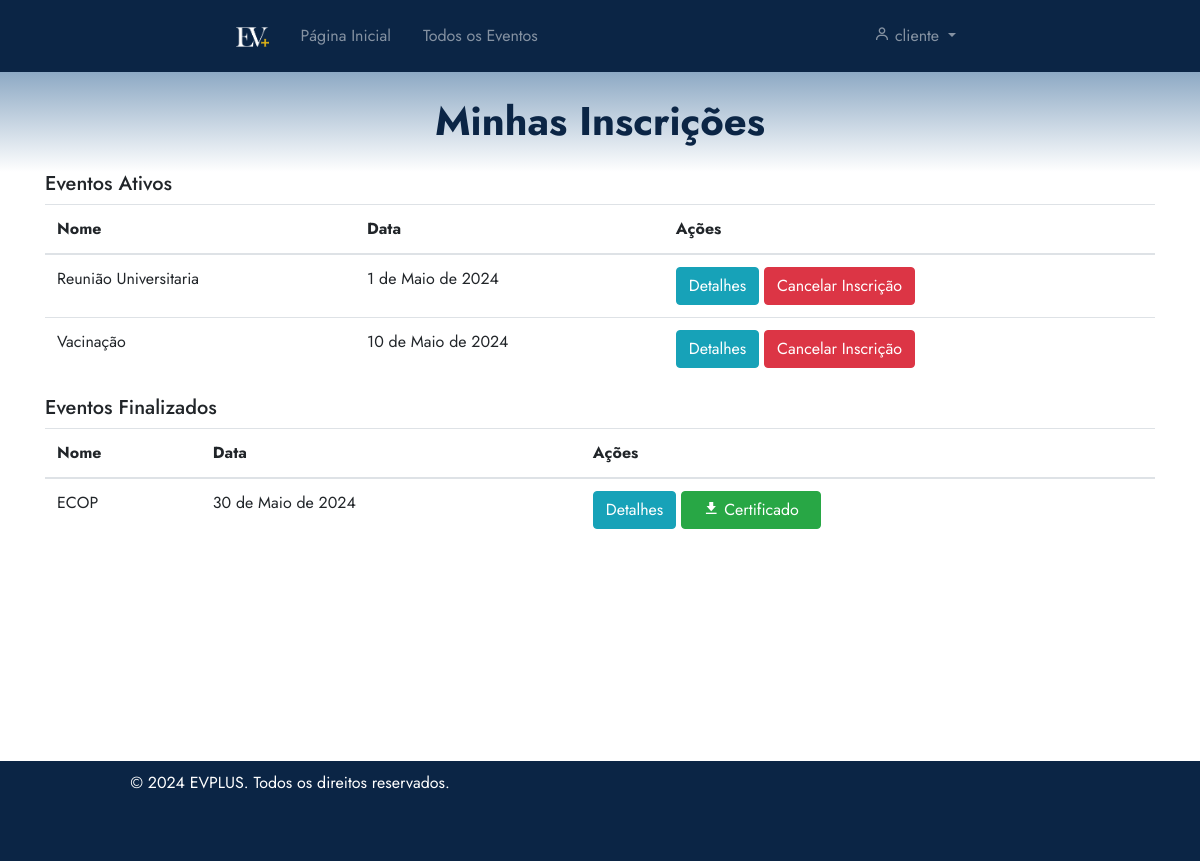
The page /eventos/minhasinscricoes/ (signed in) on the database as committed earlier.
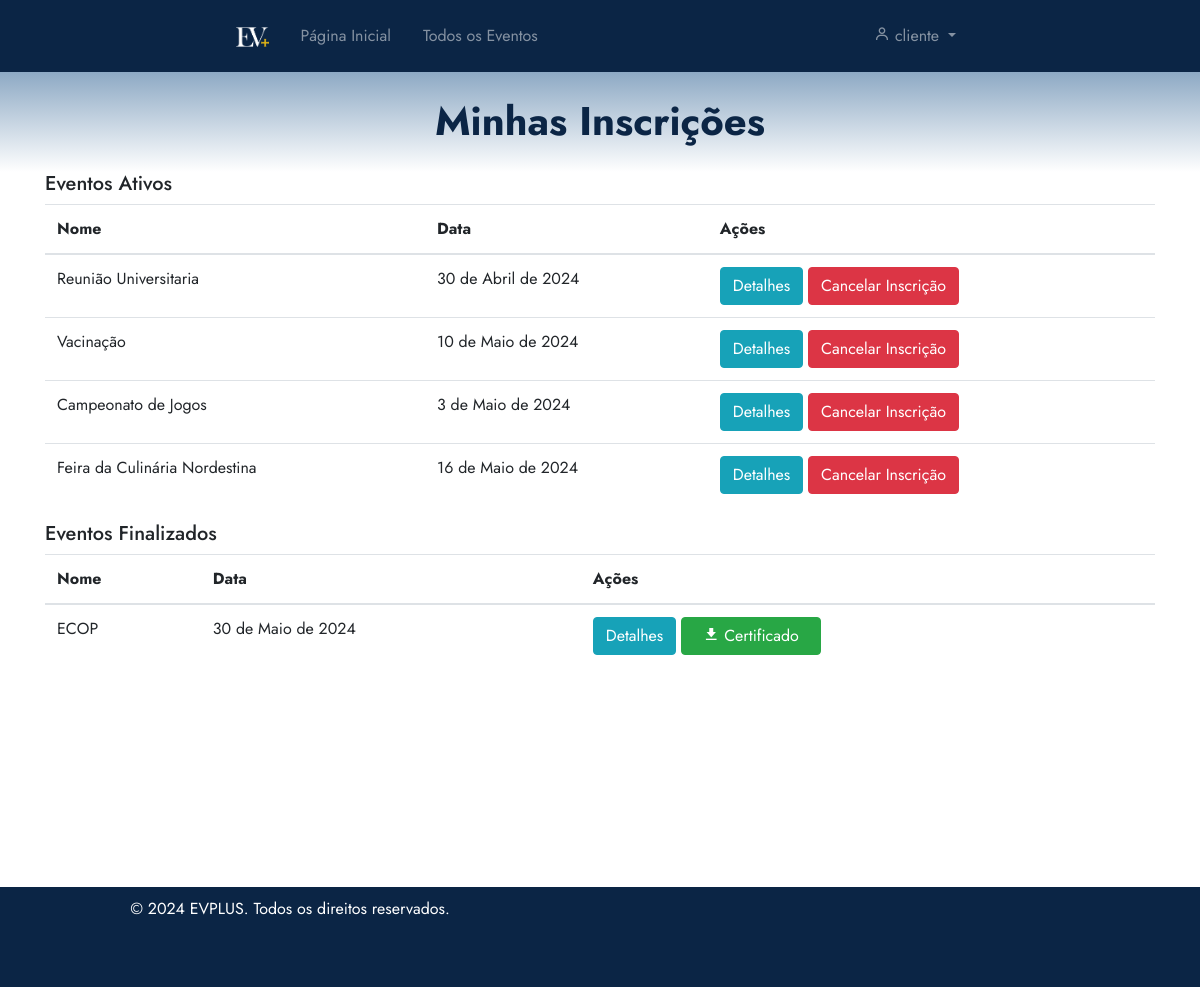
The same page on the database as committed later.
### eventos/models.py (models this page shows, shortened)
class Evento(models.Model):
    user = models.ForeignKey(User, on_delete=models.CASCADE)
    clients = models.ManyToManyField(User, through='Inscricao', related_name='eventos')
    name = models.CharField(max_length=100)
    description = models.TextField()
    local = models.CharField(max_length=100)
    date = models.DateField()
    time = models.TimeField()
    category = models.CharField(max_length=100)
    banner = models.ImageField(null=True, blank=True, upload_to='banners/')
    limite_inscricoes = models.PositiveIntegerField(null=True, blank=True, verbose_name="Limite de Inscrições")
    finalizado = models.BooleanField(default=False)
    certificados = models.ManyToManyField(User, through='Certificado', related_name='eventos_certificados')
    avaliacoes = models.ManyToManyField(User, through='Avaliacao', related_name='eventos_avaliados')

### eventos/views.py (the view)
# urls.py: path('minhasinscricoes/', views.listarEventosInscritos, name='minhasinscricoes'),
@login_required
def listarEventosInscritos(request):
    eventos = Evento.objects.filter(clients=request.user, finalizado=False)
    finalizarEvento = Evento.objects.filter(clients=request.user, finalizado=True)
    eventos_e_certificados = {}
    for evento in finalizarEvento:
        certificados = Certificado.objects.filter(evento=evento, participante=request.user)
        eventos_e_certificados[evento] = certificados
    return render(request, 'minhasInscricoes.html', {'eventos': eventos, 'finalizarEvento': finalizarEvento, 'eventos_e_certificados': eventos_e_certificados})

### eventos/templates/minhasInscricoes.html (shortened to what this page needs)
{% extends 'base.html' %}
{% load static %}
{% block 'head' %}
    <link rel="stylesheet" href="{% static 'eventos/css/meuseventos.css' %}">
    <link rel="stylesheet" href="https://maxcdn.bootstrapcdn.com/bootstrap/4.5.2/css/bootstrap.min.css">
{% endblock %}
{% block 'dashboard' %}
    <div class="container">
        <div class="row">
            <div class="col-md-12">
                <h5>Eventos Ativos</h5>
                <table class="table">
                    <thead>
                        <tr>
                            <th>Nome</th>
                            <th>Data</th>
                            <th>Ações</th>
                        </tr>
                    </thead>
                    <tbody>
                        {% for evento in eventos %}
                            <tr>
                                <td>{{ evento.name }}</td>
                                <td>{{ evento.date }}</td>
                                <td>
                                    <a href="{% url 'eventos:detalhes_evento' evento.id %}" class="btn btn-info">Detalhes</a>
                                    {% if perms.eventos.view_evento %}
                                        {% if request.user not in evento.clients.all %}
                                            <a href="{% url 'eventos:inscricao_evento' evento.id %}" class="btn btn-success">Inscrever-se</a>
                                        {% else %}
                                            <a href="#" onclick="confirmarCancelar('{{ evento.id }}')" class="btn btn-danger">Cancelar Inscrição</a>
                                        {% endif %}
                                    {% endif %}
                                </td>
                            </tr>
                        {% endfor %}
                    </tbody>
                </table>
                <h5>Eventos Finalizados</h5>
                <table class="table" style="margin-bottom: 200px;">
                    <thead>
                        <tr>
                            <th>Nome</th>
                            <th>Data</th>
                            <th>Ações</th>
                        </tr>
                    </thead>
                    <tbody>
                        {% for evento, certificados in eventos_e_certificados.items %}
                        <tr>
                            <td>{{ evento.name }}</td>
                            <td>{{ evento.date }}</td>
                            <td>
                                <a href="{% url 'eventos:detalhes_evento' evento.id %}" class="btn btn-info">Detalhes</a>
                                {% if certificados %}
                                <a href="{% url 'eventos:download_certificado' evento.id %}" class="btn btn-success">
                                    <i class="bx bxs-download"></i> Certificado
                                </a>
                                {% endif %}
                            </td>
                        </tr>
                    {% endfor %}
                    </tbody>
                </table>
            </div>
        </div>
    </div>
{% endblock %}

Rows that differ between the two databases and show on the page:
changed Evento "Reunião Universitaria": date "1 de Maio de 2024" → "30 de Abril de 2024"
now on this page (row unchanged): Evento: name "Campeonato de Jogos", date "3 de Maio de 2024", shown under "Eventos Ativos"
now on this page (row unchanged): Evento: name "Feira da Culinária Nordestina", date "16 de Maio de 2024", shown under "Eventos Ativos"
